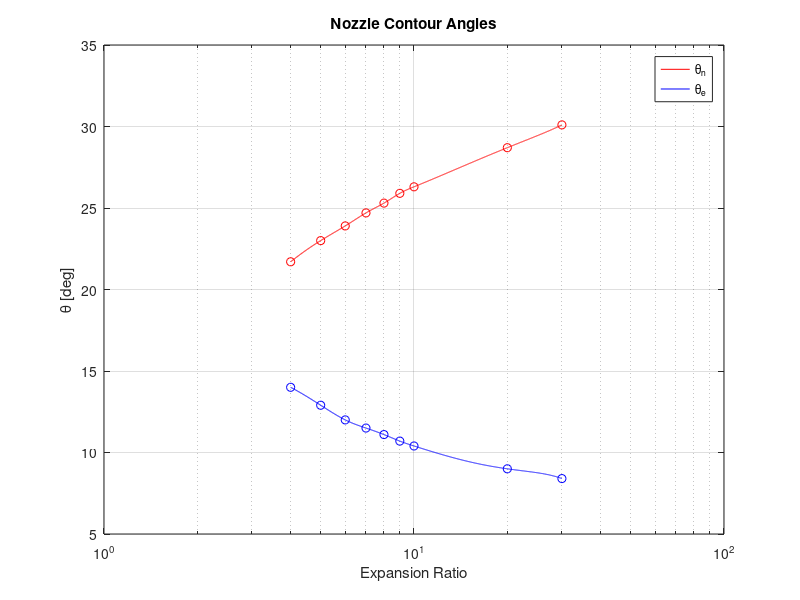

Source code (MATLAB):
% Bell Nozzle Angles Interpolation
% Chris Bermack

%% angle splines
% eyeballing theta values for certain expansion ratios from 
% http://www.aspirespace.org.uk/downloads/Thrust%20optimised%20parabolic%20nozzle.pdf
expRatio = [4 5 6 7 8 9 10 20 30];
thetaN = [21.7 23.0 23.9 24.7 25.3 25.9 26.3 28.7 30.1];
thetaE = [14.0 12.9 12.0 11.5 11.1 10.7 10.4 9.0 8.4];

expRatio2 = 4:0.01:30; % finer expansion ratio for spline interpolation

% spline of theta values from previous points
thetaNspline = spline(expRatio,thetaN,expRatio2);
thetaEspline = spline(expRatio,thetaE,expRatio2);

% plot
semilogx(expRatio2,thetaNspline,'r-');
hold on;
grid on;
semilogx(expRatio2,thetaEspline,'b-');
semilogx(expRatio,thetaN,'ro');
semilogx(expRatio,thetaE,'bo');
hold off;
title('Nozzle Contour Angles');
xlabel('Expansion Ratio');
ylabel('\theta [deg]');
legend('\theta_n','\theta_e','location','best');

%% theta outputs for expansion ratio input
expRatioInput = input('Expansion Ratio: ');
m = 1;
for n = 4:0.1:30
    if expRatioInput == n
        break
    end
    m = m+1;
end
thetaNout = thetaNspline(m);
thetaEout = thetaEspline(m);
fprintf('thetaN = %.1f\n',thetaNout);
fprintf('thetaE = %.1f\n',thetaEout);
